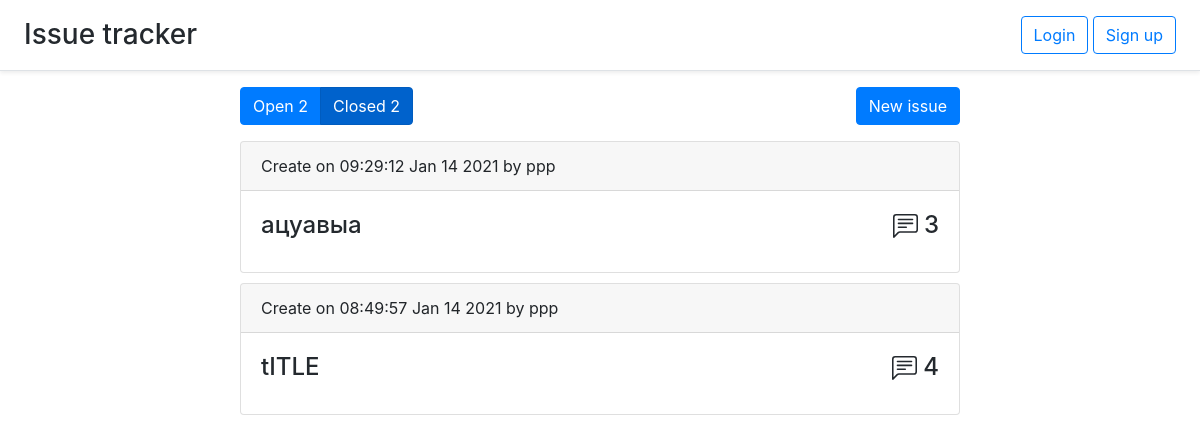
The page /closed on the database as committed earlier.
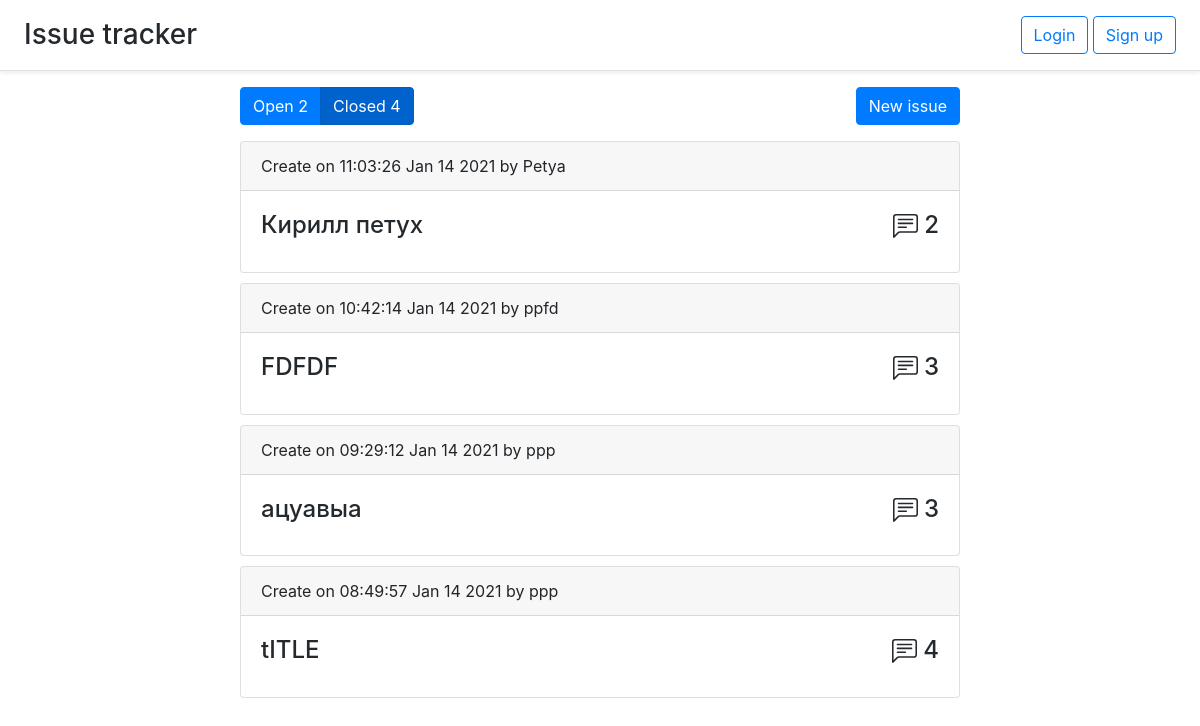
The same page on the database as committed later.
### issue.py (models this page shows, shortened)
class Issue(db.Model):
    id = db.Column(db.Integer, primary_key=True)
    title = db.Column(db.String(50), nullable=False)
    user_id = db.Column(db.Integer, db.ForeignKey('user.id'))
    comments = db.relationship('Comment', backref='issue', lazy='dynamic')
    labels = db.relationship('Label', backref='issue', lazy='dynamic')
    is_open = db.Column(db.BOOLEAN, default=True)
    timestamp = db.Column(db.DateTime, default=datetime.utcnow)

### comment.py (models this page shows)
class Comment(db.Model):
    id = db.Column(db.Integer, primary_key=True)
    text = db.Column(db.Text, nullable=False)
    timestamp = db.Column(db.DateTime, default=datetime.utcnow)
    user_id = db.Column(db.Integer, db.ForeignKey('user.id'))
    issue_id = db.Column(db.Integer, db.ForeignKey('issue.id'))
    def pretty_date(self):
        return self.timestamp.strftime("%H:%M:%S %b %d %Y")

### auth.py (models this page shows)
class User(UserMixin, app.db.Model):
    id = app.db.Column(app.db.Integer, primary_key=True)
    email = app.db.Column(app.db.String(100), unique=True)
    password = app.db.Column(app.db.String(100))
    name = app.db.Column(app.db.String(100))
    issues = app.db.relationship('Issue', backref='user', lazy='dynamic')
    comments = app.db.relationship('Comment', backref='user', lazy='dynamic')

### issue.py (the view)
@issues.route('/closed')
def closed_issues():
    return create_index(Issue.query.filter_by(is_open=False), False)

### issue.py (called while the page is built)
def create_index(query, show_open):
    query = query.order_by(Issue.timestamp.desc())
    open_issues = Issue.query.filter_by(is_open=True).count()
    closed_issues = Issue.query.filter_by(is_open=False).count()
    return render_template('index.html', issues=query.all(), open_issues=open_issues, closed_issues=closed_issues,
                           show_open=show_open)

### templates/index.html (shortened to what this page needs)
{% extends 'base.html' %}
{% block content %}
    <div class="issues-upper-panel">
        <div class="btn-group btn-group-toggle" data-toggle="buttons">
            <a class="btn btn-primary {% if show_open %} active {% endif %}" href="/">Open {{ open_issues }}</a>
            <a class="btn btn-primary {% if not show_open %} active {% endif %}" href="/closed">Closed {{ closed_issues }}</a>
        </div>
        <button type="button" id="new-issue" class="btn btn-primary" data-toggle="modal" data-target="#myModal">
          New issue
        </button>
    </div>
    {% for issue in issues %}
        <div class="card">
          <div class="card-header">
            Create on {{ issue.comments.first().pretty_date() }} by {{ issue.user.name }}
          </div>
          <div class="card-body">
            <h4>
            <a class="link-gray-dark" href="issue/{{ issue.id }}">
              <div class="card-title">{{ issue.title }}
                  <div class="comments-cnt">
                      {{ issue.comments.count() }}
                  </div>
              </div>
            </a>
            </h4>
          </div>
        </div>
    {% endfor %}
{% endblock %}

Rows that differ between the two databases and show on the page:
added Issue: comments.first "11:03:26 Jan 14 2021", user.name "Petya", title "Кирилл петух", comments.count "2"
added Issue: comments.first "10:42:14 Jan 14 2021", user.name "ppfd", title "FDFDF", comments.count "3"
Other text that changed with them:
{{ closed_issues }}: "2" → "4"
